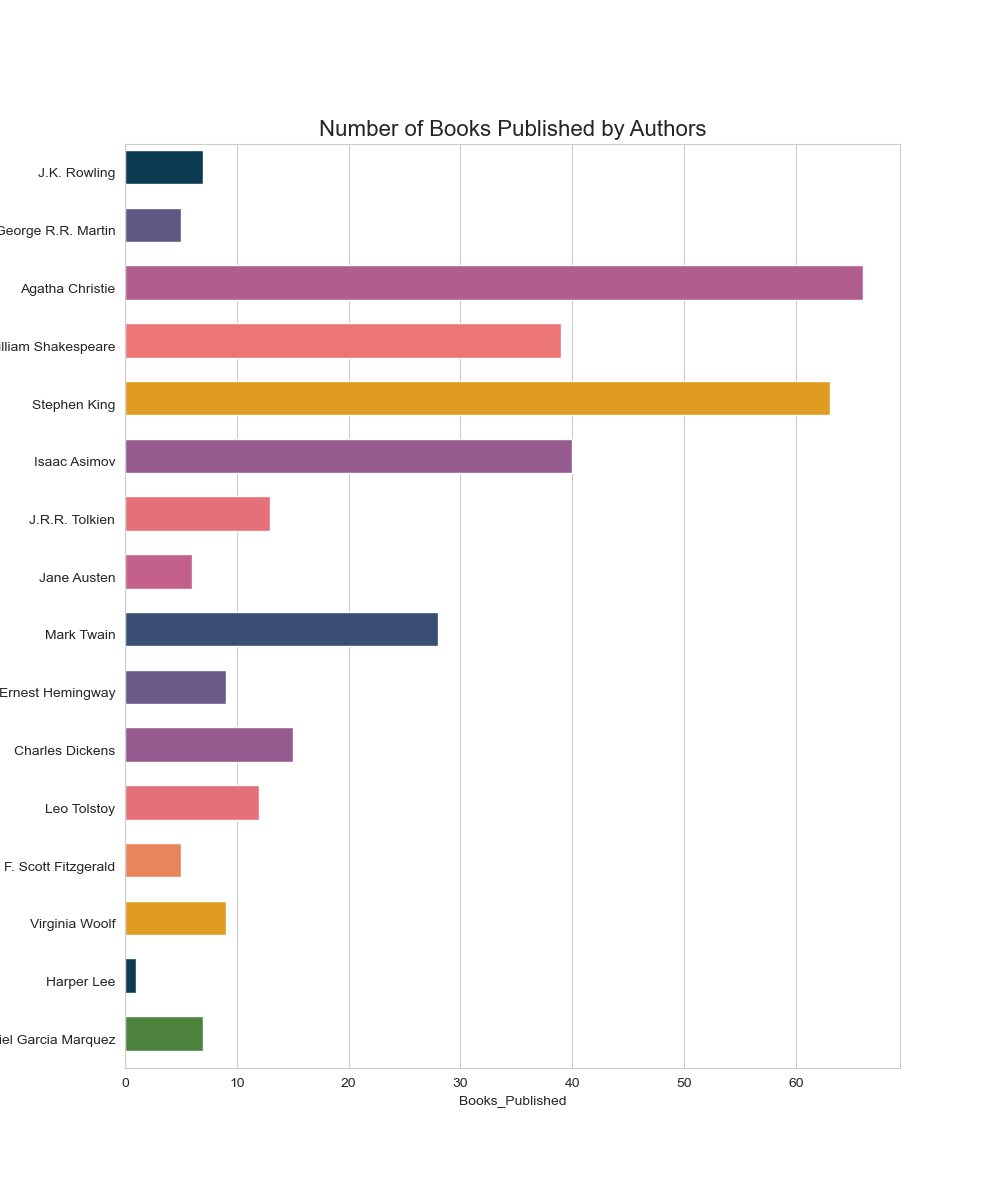

Source code (Python):

import seaborn as sns
import matplotlib.pyplot as plt
import pandas as pd

# Generate the data
data = {
    'Author': ["J.K. Rowling", "George R.R. Martin", "Agatha Christie", "William Shakespeare", 
               "Stephen King", "Isaac Asimov", "J.R.R. Tolkien", "Jane Austen", "Mark Twain", 
               "Ernest Hemingway", "Charles Dickens", "Leo Tolstoy", "F. Scott Fitzgerald", 
               "Virginia Woolf", "Harper Lee", "Gabriel Garcia Marquez"],
    'Books_Published': [7, 5, 66, 39, 63, 40, 13, 6, 28, 9, 15, 12, 5, 9, 1, 7]
}

# Create a DataFrame
df = pd.DataFrame(data)

# Set the aesthetic style of the plots
sns.set_style('whitegrid')

# Create the bar chart
plt.figure(figsize=(10, 12))  # Change width and height of the chart
ax = sns.barplot(y='Author', x='Books_Published', data=df, palette=['#003f5c', '#58508d', '#bc5090', 
                                                                      '#ff6361', '#ffa600', '#a05195',
                                                                      '#f95d6a', '#d45087', '#2f4b7c',
                                                                      '#665191', '#a05195', '#f95d6a',
                                                                      '#ff7c43', '#ffa600', '#003f5c',
                                                                      '#488f31'],
                 dodge=False)

# Modify the width of bars
for bar in ax.patches:
    bar.set_height(0.6)

# Set the title
ax.set_title('Number of Books Published by Authors', fontsize=16)

# Show the plot
plt.show()
